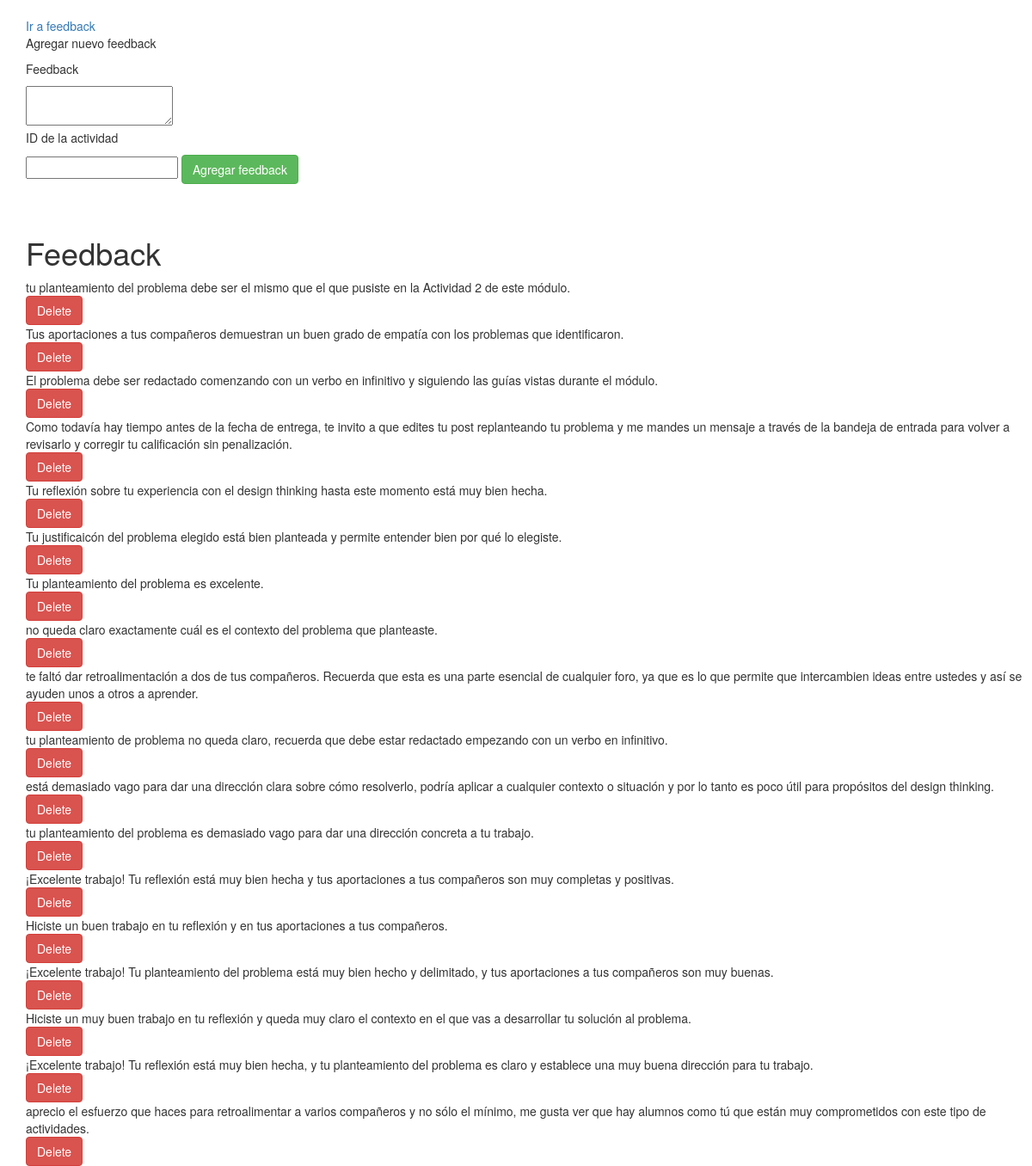
/managefeedback/12, run on the app's committed database.
### feedbackinator/models.py (models this page shows)
class Feedback(db.Model):
	id = db.Column(db.Integer, primary_key=True)
	actividad = db.Column(db.Integer, db.ForeignKey("actividades.id"), nullable=False)
	feedback = db.Column(db.Text, nullable = False)
	def __repr__(self):
		return self.feedback

### feedbackinator/routes.py (the view)
@app.route("/managefeedback/<actividad>")
def managefeedback(actividad):
	feedback = Feedback.query.filter_by(actividad=actividad).all()
	return render_template("managefeedback.html", feedback=feedback, actividad=actividad)

### feedbackinator/templates/managefeedback.html (shortened to what this page needs)
{% extends "base.html" %}
{% block content %}
<div class="container mt-3 mb-10">
</div>
<div class="container mt-3 mb-10">
	<a href="/feedback/{{actividad}}">Ir a feedback</a>
    <p>Agregar nuevo feedback</p>
    <form class="form-inline my-2 my-lg-0" action="/nuevofeedback" method="POST">
    <p>Feedback</p>
    	<textarea id="feedback", name="feedback">
        </textarea><br>
    <p>ID de la actividad</p>
    <input type="text", id="nombreactividad", name="nombreactividad" required>
    <button type="submit" class="btn btn-success">Agregar feedback</button>
    </form>
</div>
<div class="container mt-3 mb-10">
</div>
<div class="container mt-3 mb-10">
</div>
<div class="container mt-3 mb-10">
    <h1>Feedback</h1>
</div>
<div class="container mt-3 mb-10">
	{% if feedback is not none %}
        {% for feed in feedback %}
        <div class="container">
            <div class="row mb-3">
                <div class="col">
                    {{ feed }}
                </div>
                <div class="col">
                    <form class="form-inline my2 my-lg-0" action="/borrarfeedback/{{ feed.id }}" method="POST">
                        <input type="submit" value="Delete" class="btn btn-danger">
                    </form>
                </div>
            </div>
        </div>
        {% endfor %}
    {% else %}
        <div class="container">
            <h4>Todavía no hay feedback.</h4>
        </div>
    {% endif %}
</div>
{% endblock %}

### data on the page
Feedback: feedback "tu planteamiento del problema debe ser el mismo que el que pusiste en la Actividad 2 de este módulo."
Feedback: feedback "Tus aportaciones a tus compañeros demuestran un buen grado de empatía con los problemas que identificaron."
Feedback: feedback "El problema debe ser redactado comenzando con un verbo en infinitivo y siguiendo las guías vistas durante el módulo."
Feedback: feedback "Como todavía hay tiempo antes de la fecha de entrega, te invito a que edites tu post replanteando tu problema y me mandes un mensaje a través de la bandeja de entrada para volver a revisarlo y corregir tu calificación sin penalización."
Feedback: feedback "Tu reflexión sobre tu experiencia con el design thinking hasta este momento está muy bien hecha."
Feedback: feedback "Tu justificaicón del problema elegido está bien planteada y permite entender bien por qué lo elegiste."
Feedback: feedback "Tu planteamiento del problema es excelente."
Feedback: feedback "no queda claro exactamente cuál es el contexto del problema que planteaste."
Feedback: feedback "te faltó dar retroalimentación a dos de tus compañeros. Recuerda que esta es una parte esencial de cualquier foro, ya que es lo que permite que intercambien ideas entre ustedes y así se ayuden unos a otros a aprender."
Feedback: feedback "tu planteamiento de problema no queda claro, recuerda que debe estar redactado empezando con un verbo en infinitivo."
Feedback: feedback "está demasiado vago para dar una dirección clara sobre cómo resolverlo, podría aplicar a cualquier contexto o situación y por lo tanto es poco útil para propósitos del design thinking."
Feedback: feedback "tu planteamiento del problema es demasiado vago para dar una dirección concreta a tu trabajo."
Feedback: feedback "¡Excelente trabajo! Tu reflexión está muy bien hecha y tus aportaciones a tus compañeros son muy completas y positivas."
Feedback: feedback "Hiciste un buen trabajo en tu reflexión y en tus aportaciones a tus compañeros."
Feedback: feedback "¡Excelente trabajo! Tu planteamiento del problema está muy bien hecho y delimitado, y tus aportaciones a tus compañeros son muy buenas."
Feedback: feedback "Hiciste un muy buen trabajo en tu reflexión y queda muy claro el contexto en el que vas a desarrollar tu solución al problema."
Feedback: feedback "¡Excelente trabajo! Tu reflexión está muy bien hecha, y tu planteamiento del problema es claro y establece una muy buena dirección para tu trabajo."
Feedback: feedback "aprecio el esfuerzo que haces para retroalimentar a varios compañeros y no sólo el mínimo, me gusta ver que hay alumnos como tú que están muy comprometidos con este tipo de actividades."
